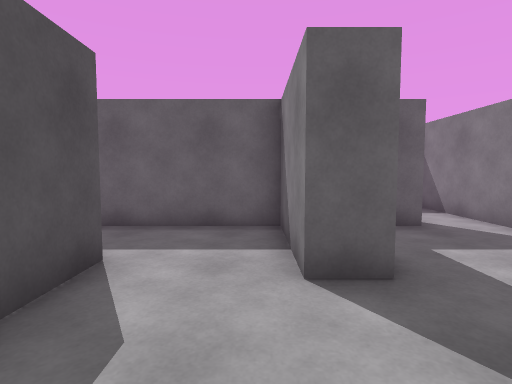
View 1 (above)

20 first-person views from a walk through a scene from a Unity 3-D project. The camera is 1.2 m above the floor, tilts 4° down and sees 80° across. The floor is counted in squares, 1 m on a side. Each view is taken from the middle of a square. On the plan, view 1 faces up. The plan holds only what a view shows up to about 13 squares ahead; the rest is blank. The player is left out.

View 2
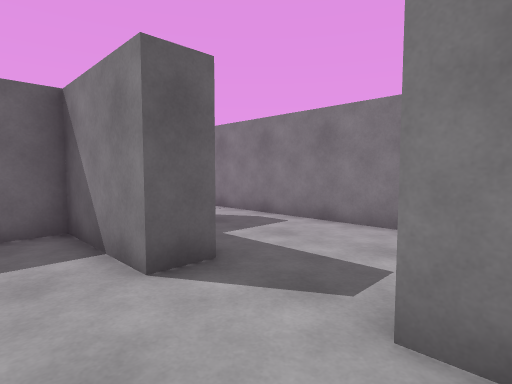

View 3
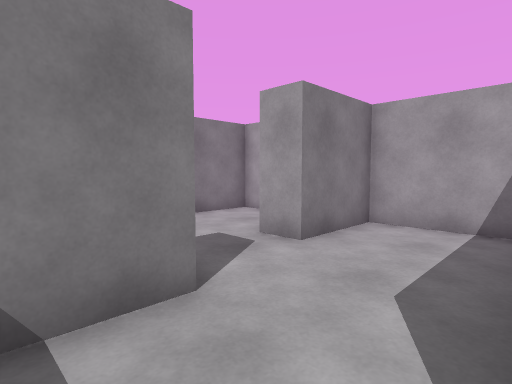

View 4
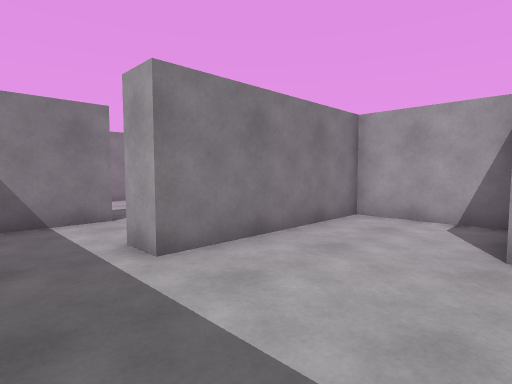

View 5
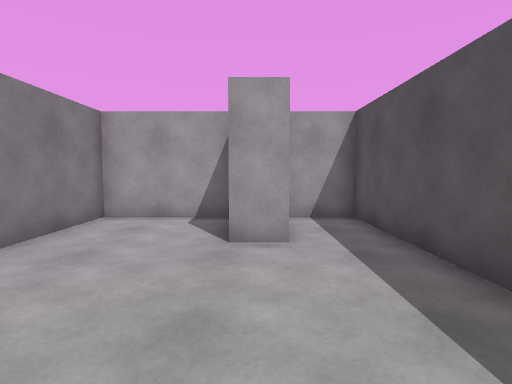

View 6
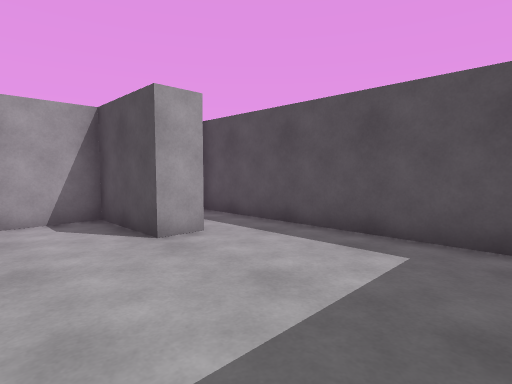

View 7
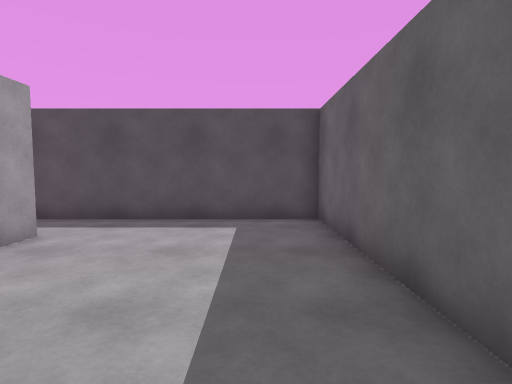

View 8
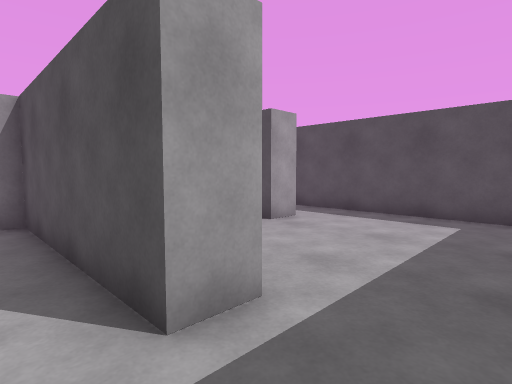

View 9
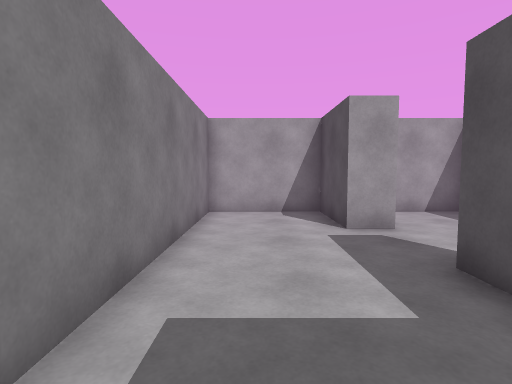

View 10
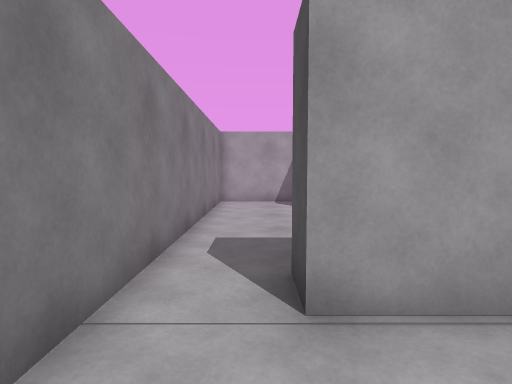

View 11
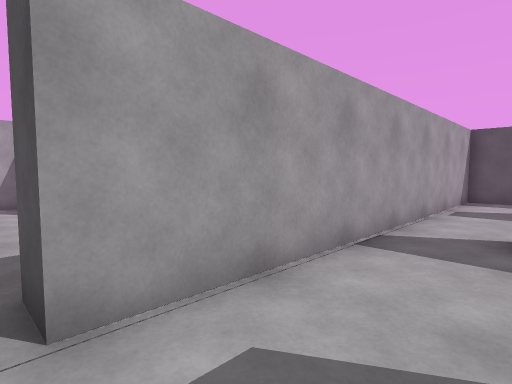

View 12
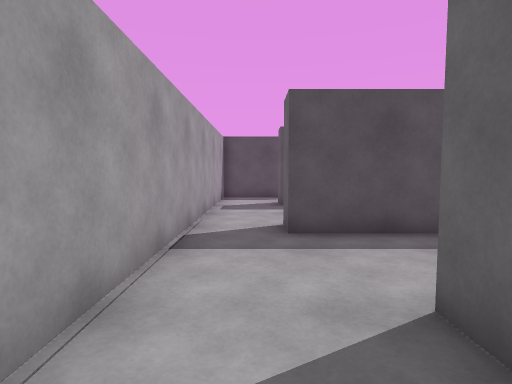

View 13
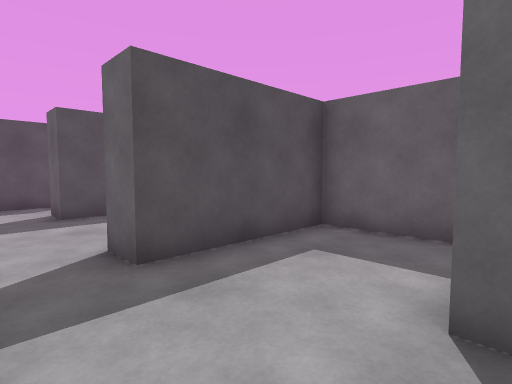

View 14
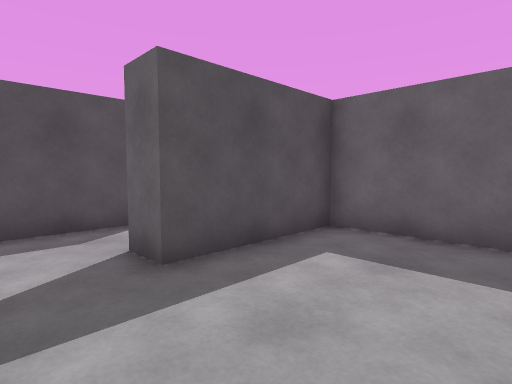

View 15
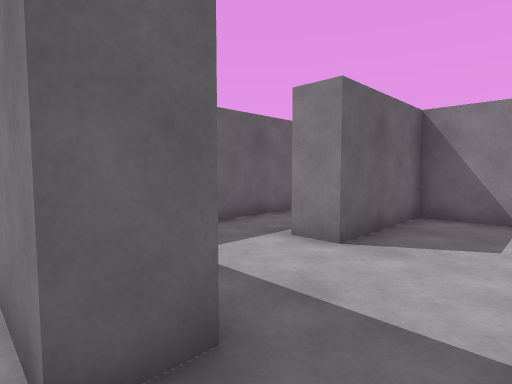

View 16
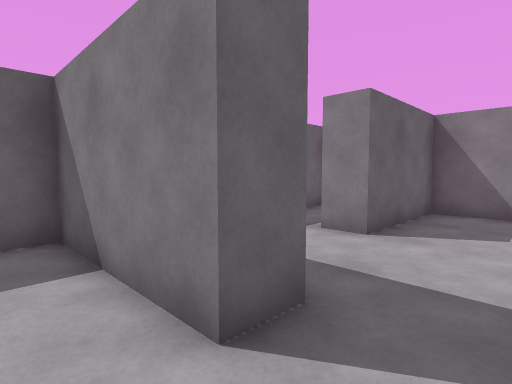

View 17
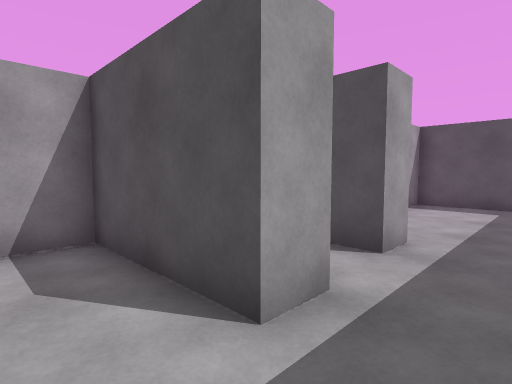

View 18
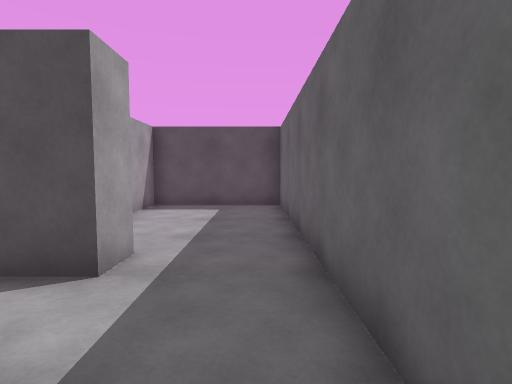

View 19
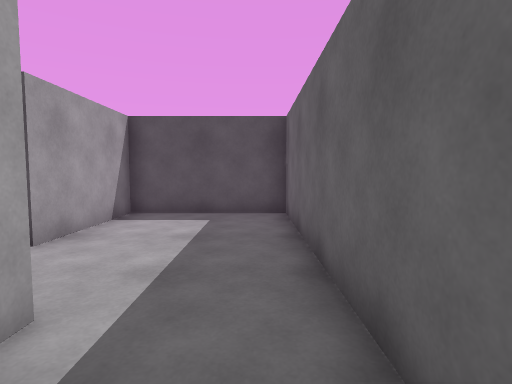

View 20
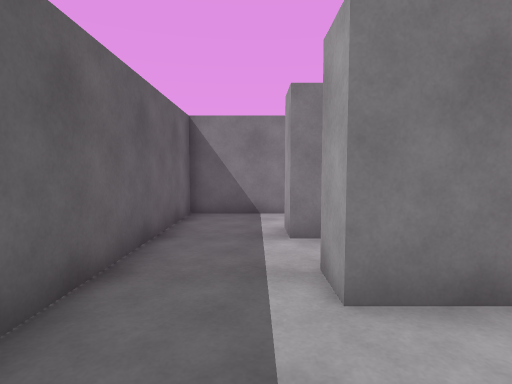

### Floor plan
Points are (right, up) in squares from view 1. A wall is a line through its corners. A room is listed if a view was taken in it or the views show most of it. See-through windows are left out.
Room 1 (views 1, 2, 9)
walls: (1.5, 4.1) (1.5, 3.3) (0.5, 3.3) (0.5, 4.5); (-2.1, 4) (-2.1, -1.9) (1.1, -1.9) (1.1, 0.8) (2.1, 0.8) (2.1, -1.9) (5.4, -1.9) (5.4, 7.5); (3.6, 7.6) (3.6, 6.6) (3, 6.6)
ways out: opening at (-0.5, 4) to room 3; opening at (4, 7) to room 4
Room 2 (views 3, 4, 5, 6, 7)
walls: (-7.6, 1) (-6.5, 1) (-6.5, -1.9) (-3.1, -1.9) (-3.1, 4) (-2.1, 4); (-1.5, 6.6) (-9.5, 6.6) (-9.5, -1.9) (-7.8, -1.9)
ways out: opening at (-2.5, 5.5) to room 3
Room 3 (view 8)
walls: (0.5, 4.5) (0.5, 6.6) (-1.5, 6.6)
ways out: opening at (-0.5, 4) to room 1; opening at (-2.5, 5.5) to room 2
Room 4 (views 10, 11, 12, 13)
walls: (-1.6, 7.6) (3.6, 7.6); (5.4, 7.5) (5.4, 10.5) (1.5, 10.5) (1.5, 11.6); (5.1, 13.8) (-1.7, 13.8) (-1.7, 9.6)
ways out: opening at (4, 7) to room 1; opening at (-2.5, 8.5) to room 5
Room 5 (views 14, 15, 16)
walls: (-6.5, 7.6) (-1.6, 7.6); (-1.7, 9.6) (-2.7, 9.6) (-2.7, 13.8) (-6.5, 13.8) (-6.5, 9.8)
ways out: opening at (-2.5, 8.5) to room 4; opening at (-7, 8.5) to room 7
Room 6 (views 17, 18, 19, 20)
walls: (-13.4, 9.6) (-13.4, 11.2) (-12.4, 11.2); (-10.7, 11.4) (-9.5, 11.4); (-7.5, 11.1) (-7.5, 13.8) (-19.5, 13.8) (-19.5, 9.5) (-15.8, 9.5)
ways out: opening at (-8.5, 10.5) to room 7
Room 7 (no view inside)
walls: (-6.5, 9.8) (-7.6, 9.8); (-9.5, 11.4) (-9.5, 7.6) (-6.5, 7.6)
ways out: opening at (-7, 8.5) to room 5; opening at (-8.5, 10.5) to room 6

Where each view was taken, in squares from view 1:
view 1: 0 up, 0 right, facing up
view 2: 0 up, 1 left, facing up-right
view 3: 5 up, 2 left, facing down-right
view 4: 6 up, 7 left, facing down-right
view 5: 6 up, 7 left, facing down
view 6: 6 up, 4 left, facing down-left
view 7: 5 up, 2 left, facing left
view 8: 6 up, 1 left, facing down-left
view 9: 7 up, 4 right, facing down
view 10: 10 up, 4 right, facing down
view 11: 10 up, 4 right, facing down-left
view 12: 9 up, 4 right, facing left
view 13: 8 up, 2 right, facing up-left
view 14: 8 up, 3 left, facing up-left
view 15: 8 up, 3 left, facing up-right
view 16: 8 up, 4 left, facing up-right
view 17: 13 up, 8 left, facing down-left
view 18: 13 up, 9 left, facing left
view 19: 13 up, 11 left, facing left
view 20: 12 up, 16 left, facing right
